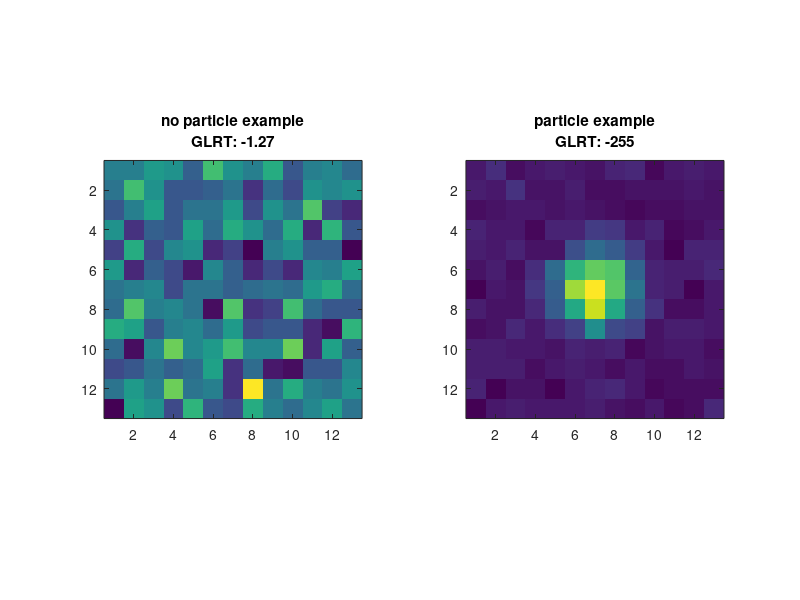

The MATLAB source for this figure:
function main()
%MAIN minimal implementation of GLRT
%   now for the implementation to give a better feeling I will first build
%   2 example images, one containing only noise and another containing a
%   particle in the middle. For the particle I just use a gaussian
%   approximation to the PSF.

% By Rafael Camacho, 2018, github user camachodejay,
% <camachodejay@yahoo.com>

% lets agree on a ROI size of 13 x 13
ROIsize = [13,13];

% ROI image containing noise
imRand = uint16(ones(ROIsize).*20);
imRand = imnoise(imRand,'poisson');

% ROI image containing a gaussian spot on its center with some noise. For
% this I first build a gaussian with appropriate dimentions - G. For a
% water immersion obj the best-fit gasuss to the PSF has: sigma = 0.25
% wavelength / NA
% emission wavelength
emWave   = 600; % in nm
% objective NA
objNA    = 1.2;
% sigma of gaussian in nm
sigma_nm = 0.25 * emWave/objNA;
% typical pixel size for SR microscopy
pxSizeNm = 100;
% sigma of gaussian in pixels
sigma_px = sigma_nm / pxSizeNm;
% get input for my 2D gaussian function generator
xid = 1:ROIsize(1);
yid = 1:ROIsize(2);
% gaussian PSF will be in the middle of the ROI
pos = [mean(xid),mean(yid)];
% gaussian PSF, see end of file for the function definition
[G] = gaus2D(pos, [sigma_px, sigma_px], xid,yid,1);
% create image and add noise
imParticle = G.*150+20;
imParticle = uint16(imParticle);
imParticle = imnoise(imParticle,'poisson');
%%
testROI = cat(3,imRand,imParticle);
LRT = zeros(1,2);
for i = 1:2
    im = testROI(:,:,i);
    im = double(im);
    assert(size(im,1)==size(im,2),'ROI must be squared')
    % get size of ROI
    ws = size(im,1);
    N   = ws^2;
    % calculation of G_bar and sGbar2.
    % get model gaussian, a bit redundant but good to have it here also
    % get input for my 2D gaussian function generator
    xid = 1:ws;
    yid = 1:ws;
    % gaussian PSF will be in the middle of the ROI
    pos = [mean(xid),mean(yid)];
    % gaussian PSF -  note that sigma_px is a input given to the GLRT
    [G] = gaus2D(pos, [sigma_px, sigma_px], xid,yid,1);
    %       Mean of the gaussian PSF
    G_mean  = mean(G(:));
    %       G bar: gaussian PSF minus its mean
    G_bar = G - G_mean;
    %       sum of G bar squared
    sGbar2 = sum(sum(G_bar.^2));
    %       convolution of the image with G_bar
    imConv = sum(sum(G_bar.*im));
    %       calculation of I_hat
    I_hat  = imConv/sGbar2;
    %       denominator, which depends on how good it fits
    %       to random noise
    den = var(im(:))*N;
    %   calculation of the difference betwen the likelihood
    %   of having the data explained by random noise or by
    %   a gaussian. L(H_0)-L(H_1)
    LRT(i) = ( (N)/2 ) * (log(1-((I_hat^2 * sGbar2)/den)));
                   
end

figure(1)
subplot(1,2,1)
imagesc(imRand)
axis image
title({'no particle example',['GLRT: ' num2str(LRT(1),3)]})

subplot(1,2,2)
imagesc(imParticle)
axis image
title({'particle example',['GLRT: ' num2str(LRT(2),3)]})

end

function [G] = gaus2D(pos, sig, xid,yid,maxCount)
    %Simple 2D gaussian, just to make the code easier to read
    switch nargin
        case 4
            A = 100;
        case 5
            A = maxCount;
        otherwise
            error('Not enough input');
    end

    % due to the way meshgrid works y comes first and x second. this because I
    % want x to be the first dimention of my array and y the second
    [y,x] = meshgrid(xid,yid);
    sigX = sig(1);
    sigY = sig(2);
    x0 = pos(1);
    y0 = pos(2);

    xPart = ((x-x0).^2) ./ (2*sigX^2);
    yPart = ((y-y0).^2) ./ (2*sigY^2);


    G = A.*exp( -(xPart + yPart));

end